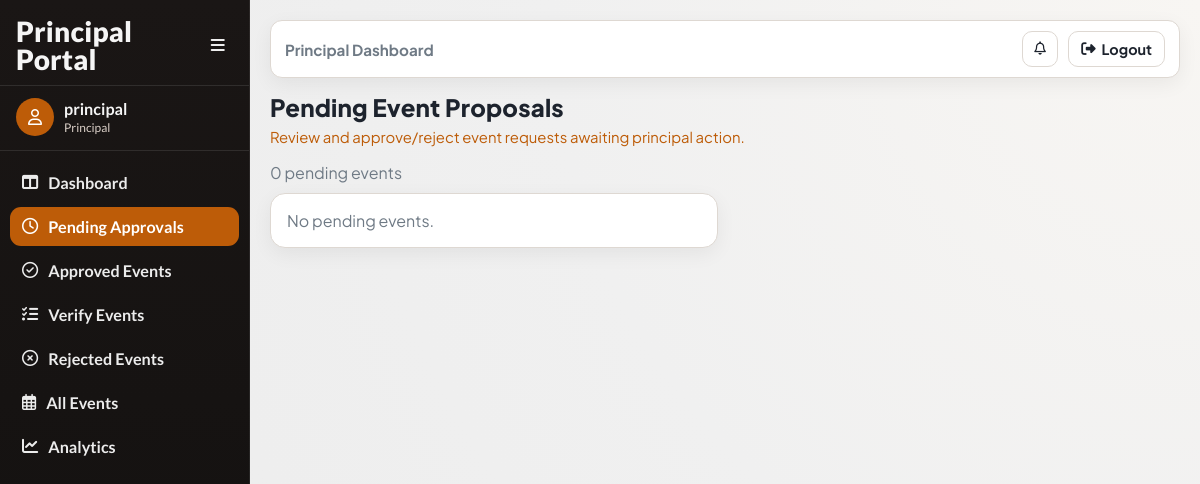
/events/principal/pending/ (signed in), run on an earlier commit of the app's database.
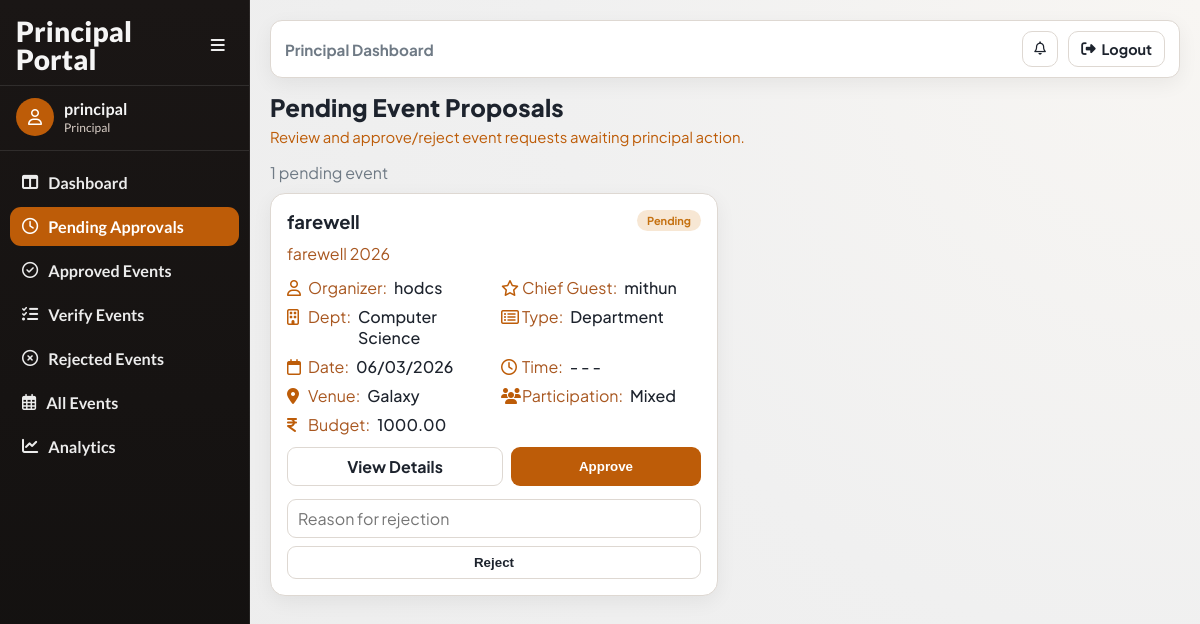
And on a later commit of the database.
### events/models.py (models this page shows, shortened)
class Event(models.Model):
    CATEGORY_CHOICES = (
        ('department', 'Department'),
        ('nss', 'NSS'),
        ('ncc', 'NCC'),
        ('union', 'Union'),
        ('other', 'Other'),
    )
    PARTICIPATION_CHOICES = (
        ('boys', 'Boys'),
        ('girls', 'Girls'),
        ('mixed', 'Mixed'),
    )
    STATUS_CHOICES = (
        ('pending', 'Pending Approval'),
        ('approved', 'Approved'),
        ('rejected', 'Rejected'),
        ('completed', 'Completed'),
        ('verified', 'Verified'),
    )
    title = models.CharField(max_length=200)
    category = models.CharField(max_length=20, choices=CATEGORY_CHOICES)
    created_by = models.ForeignKey(
        settings.AUTH_USER_MODEL,
        on_delete=models.CASCADE
    )
    department = models.ForeignKey(
    Department,
    on_delete=models.SET_NULL,
    null=True,
    blank=True
    )
    participation_type = models.CharField(
        max_length=20,
        choices=PARTICIPATION_CHOICES
    )
    chief_guest = models.CharField(max_length=200, blank=True, null=True)
    budget = models.DecimalField(max_digits=10, decimal_places=2)
    venue = models.ForeignKey(
    Venue,
    on_delete=models.PROTECT
    )
    start_date = models.DateField()
    end_date = models.DateField()
    start_time = models.TimeField(null=True, blank=True)
    end_time = models.TimeField(null=True, blank=True)
    description = models.TextField()
    tags = models.ManyToManyField(Tag, blank=True)
    status = models.CharField(
        max_length=20,
        choices=STATUS_CHOICES,
        default='pending'
    )
    principal_remark = models.TextField(blank=True, null=True)
    created_at = models.DateTimeField(auto_now_add=True)
    report_text = models.TextField(blank=True, null=True)
    attendance_file = models.FileField(
        upload_to='attendance/',
        blank=True,
        null=True
    )
    completed_at = models.DateTimeField(blank=True, null=True)

class Department(models.Model):
    name = models.CharField(max_length=100, unique=True)
    def __str__(self):
        return self.name

class Venue(models.Model):
    name = models.CharField(max_length=100, unique=True)
    def __str__(self):
        return self.name

### accounts/models.py (models this page shows, shortened)
class User(AbstractUser):
    ROLE_CHOICES = (
        ('faculty', 'Faculty'),
        ('principal', 'Principal'),
        ('admin', 'Admin'),
    )
    SUB_ROLE_CHOICES = (
        ('hod', 'HOD'),
        ('nss', 'NSS In-Charge'),
        ('ncc', 'NCC In-Charge'),
        ('union', 'Union In-Charge'),
        ('other', 'Other In-Charge'),
    )
    role = models.CharField(max_length=20, choices=ROLE_CHOICES)
    sub_role = models.CharField(
        max_length=20,
        choices=SUB_ROLE_CHOICES,
        blank=True,
        null=True
    )
    department = models.ForeignKey(
    'events.Department',
    on_delete=models.SET_NULL,
    null=True,
    blank=True
    )

### events/views.py (the view)
@login_required(login_url='/login/')
def principal_pending_events(request):
    if request.user.role != 'principal':
        return redirect('login')
    events = Event.objects.filter(status='pending').order_by('-created_at')
    return render(
        request,
        'events/principal_pending.html',
        {
            'events': events,
            'active_nav': 'principal-pending',
        }
    )

### events/templates/events/principal_pending.html (shortened to what this page needs)
{% extends "base.html" %}
{% load event_extras %}
{% block page_title %}Pending Event Proposals{% endblock %}
{% block page_subtitle %}Review and approve/reject event requests awaiting principal action.{% endblock %}
{% block content %}
{% include "events/partials/principal_pending_list.html" %}
{% endblock %}

### events/templates/events/partials/principal_pending_list.html (shortened to what this page needs)
<div class="muted" style="margin-bottom: 10px;">{{ events|length }} pending event{{ events|pluralize }}</div>
<section class="event-grid">
    {% for e in events %}
        <article class="event-card">
            {% include "events/partials/event_detail_card_body.html" with event=e %}
            <div class="action-row">
                <a class="btn secondary" href="{% url 'event_detail' e.id %}">View Details</a>
                <form method="post" action="{% url 'principal_event_action' e.id 'approve' %}" style="display:flex;flex:1;">
                    <button class="btn" type="submit" style="width:100%;">Approve</button>
                </form>
            </div>
            <form method="post" action="{% url 'principal_event_action' e.id 'reject' %}" style="margin-top: 8px;">
                <input type="text" name="remark" placeholder="Reason for rejection" required>
                <button class="btn secondary" type="submit" style="width:100%;">Reject</button>
            </form>
        </article>
    {% empty %}
        <article class="event-card"><p class="muted" style="margin:0;">No pending events.</p></article>
    {% endfor %}
</section>

### events/templates/events/partials/event_detail_card_body.html (shortened to what this page needs)
{% load event_extras %}
<div class="event-head">
    <h3 class="event-title">
        <a href="{% url 'event_detail' event.id %}">{{ event.title }}</a>
    </h3>
    <span class="chip {{ event.status }}">{{ event.status|title }}</span>
</div>
<p class="event-desc">{{ event.description|default:"No description provided."|truncatewords:22 }}</p>
<div class="meta-grid">
    <div class="meta-row"><i class="fa-regular fa-user"></i><span class="meta-label">Organizer:</span><span class="meta-value">{{ event.created_by.get_full_name|default:event.created_by.username }}</span></div>
    <div class="meta-row"><i class="fa-regular fa-star"></i><span class="meta-label">Chief Guest:</span><span class="meta-value">{{ event.chief_guest|default:"-" }}</span></div>
    <div class="meta-row"><i class="fa-regular fa-building"></i><span class="meta-label">Dept:</span><span class="meta-value">{{ event.department|default:"General" }}</span></div>
    <div class="meta-row"><i class="fa-regular fa-rectangle-list"></i><span class="meta-label">Type:</span><span class="meta-value">{{ event.category|title }}</span></div>
    <div class="meta-row"><i class="fa-regular fa-calendar"></i><span class="meta-label">Date:</span><span class="meta-value">{{ event.start_date|date:"d/m/Y" }}</span></div>
    <div class="meta-row"><i class="fa-regular fa-clock"></i><span class="meta-label">Time:</span><span class="meta-value">{% if event.start_time %}{{ event.start_time|time:"h:i A" }}{% else %}-{% endif %} - {% if event.end_time %}{{ event.end_time|time:"h:i A" }}{% else %}-{% endif %}</span></div>
    <div class="meta-row"><i class="fa-solid fa-location-dot"></i><span class="meta-label">Venue:</span><span class="meta-value">{{ event.venue }}</span></div>
    <div class="meta-row"><i class="fa-solid fa-users"></i><span class="meta-label">Participation:</span><span class="meta-value">{{ event.participation_type|title }}</span></div>
    <div class="meta-row"><i class="fa-solid fa-indian-rupee-sign"></i><span class="meta-label">Budget:</span><span class="meta-value">{{ event.budget }}</span></div>
</div>

What changed in the data, as far as the page shows it:
added Event: title "farewell", status "Pending", description "farewell 2026", created_by.get_full_name "hodcs", chief_guest "mithun", department "Computer Science", category "Department", start_date "06/03/2026", venue "Galaxy", participation_type "Mixed", budget "1000.00"
Also different on the page:
{{ events|length }}: "0" → "1"
text no longer shown: "No pending events."
